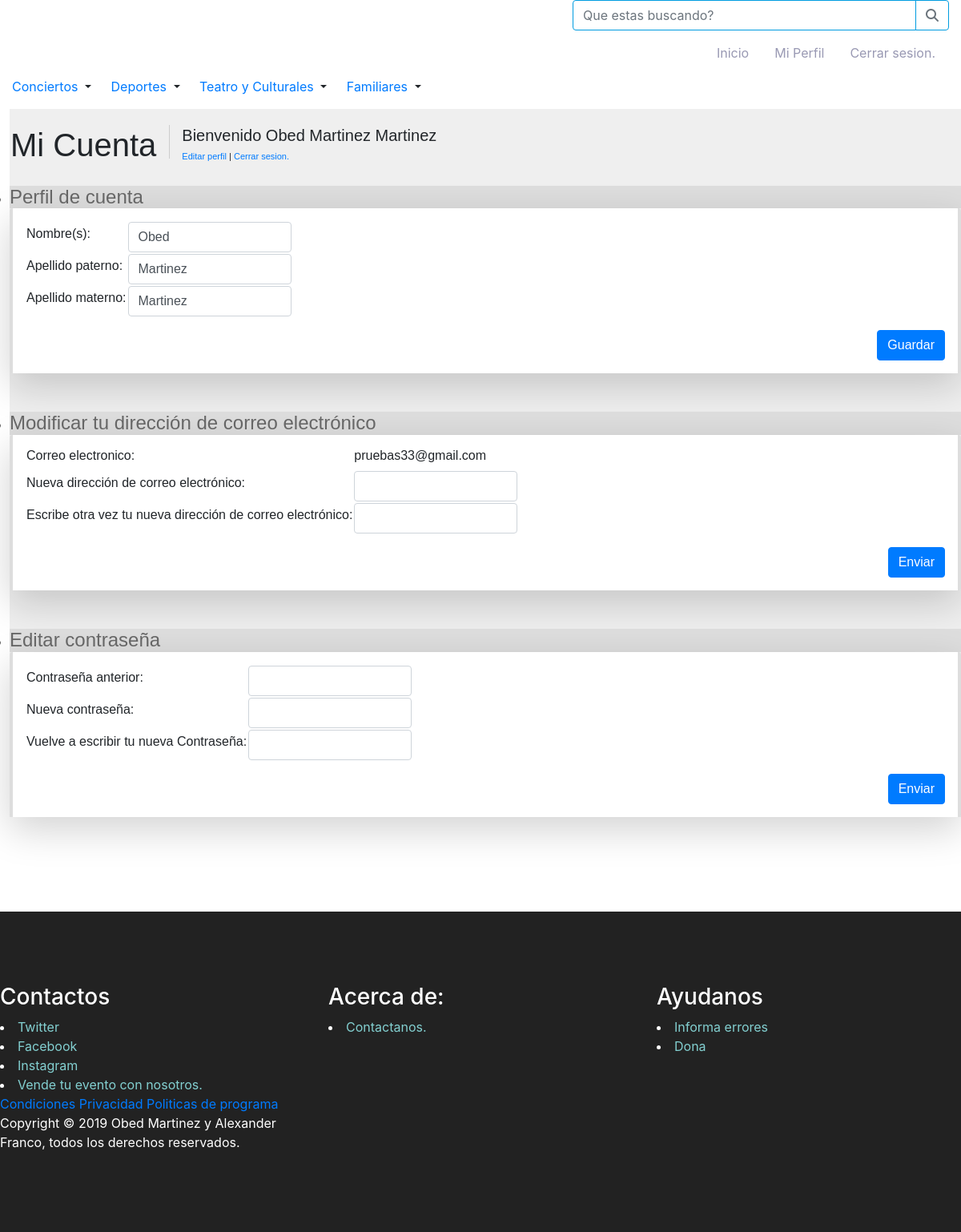
The app's page /Vistas/Perfiles/editarPerfil.php (signed in) with its own data.
### tables this page shows
CREATE TABLE `usuarios` (
  `id` int(11) NOT NULL,
  `nombre` varchar(50) NOT NULL,
  `apPaterno` varchar(50) DEFAULT NULL,
  `apMaterno` varchar(50) DEFAULT NULL,
  `correo` varchar(100) NOT NULL,
  `password` varchar(255) NOT NULL,
  `rol` int(11) NOT NULL COMMENT '0-Admin/1-Usuario/2-Vendedor'
);

### Vistas/Perfiles/editarPerfil.php (the view, shortened to what this page needs)
<html>
<?php
if (isset($_SESSION["usuario"])){
require_once($_SERVER["DOCUMENT_ROOT"] . '/Plantillas/head.php');
?>
<body>
<?php
require_once($_SERVER["DOCUMENT_ROOT"] . '/Plantillas/header.php');
?>
<div class="contenido">
    <?php
    require_once($_SERVER["DOCUMENT_ROOT"] . '/Phps/dbConfig.php');
    $id = $_SESSION["usuario"];
    $sqlu = "select nombre,apMaterno,apPaterno,correo from usuarios WHERE id='$id'";
    $usuario = $mysqli->query($sqlu);
    $nombre = "";
    $apPat = "";
    $apMat = "";
    $correo = "";
    foreach ($usuario as $rowsita) {
        $nombre = $rowsita["nombre"];
        $apPat = $rowsita["apPaterno"];
        $apMat = $rowsita["apMaterno"];
        $correo = $rowsita["correo"];
        ?>
        <table class="tablitainfo">
            <tr class="titulito">
                <td><h1 class="tituloPerfiles">Mi Cuenta</h1></td>
                <td class="separador">
                    <h5>
                        Bienvenido <?php echo $rowsita["nombre"] . " " . $rowsita["apMaterno"] . " " . $rowsita["apPaterno"]; ?>
                    </h5>
                    <a href="/Vistas/Perfiles/editarPerfil.php">Editar perfil</a>
                    |
                    <a href="/Phps/Eventos/cerrarSesion.php">Cerrar sesion.</a>
                </td>
            </tr>
        </table>
        <?php
    }
    ?>
    <div class="menuEditar">
        <ul class="sinMargin">
            <li>
                <h4 class="sinMargin">Perfil de cuenta</h4>
            </li>
        </ul>
        <div class="tab-body shadow-lg p-3 mb-5 bg-white rounded">
            <form>
                <table>
                    <tr>
                        <td><label for="nombre">Nombre(s):</label></td>
                        <td><input class="form-control" id="nombre" value="<?php echo $nombre; ?>"></td>
                    </tr>
                    <tr>
                        <td><label for="apPat">Apellido paterno:</label></td>
                        <td><input class="form-control" id="apPat" value="<?php echo $apPat; ?>"></td>
                    </tr>
                    <tr>
                        <td><label for="apMat">Apellido materno:</label></td>
                        <td><input class="form-control" id="apMat" value="<?php echo $apMat; ?>"></td>
                    </tr>
                </table>
            </form>
            <div align="right">
                <button id="datosP" type="button" class="btn btn-primary" onclick="datosP()">Guardar</button>
            </div>
        </div>
    </div>
    <div class="menuEditar">
        <ul class="sinMargin">
            <li>
                <h4 class="sinMargin">Modificar tu dirección de correo electrónico</h4>
            </li>
        </ul>
        <div class="tab-body shadow-lg p-3 mb-5 bg-white rounded">
            <form>
                <table>
                    <tr>
                        <td><label>Correo electronico:</label></td>
                        <td><label id="correoE"><?php echo $correo; ?></td>
                    </tr>
                    <tr>
                        <td><label for="nEmail">Nueva dirección de correo electrónico:</label></td>
                        <td><input class="form-control" id="nEmail" type="email"></td>
                    </tr>
                    <tr>
                        <td><label for="rnEmail">Escribe otra vez tu nueva dirección de correo electrónico:</label></td>
                        <td><input class="form-control" id="rnEmail" type="email"></td>
                    </tr>
                </table>
            </form>
            <div align="right">
                <button id="correito" type="button" class="btn btn-primary" onclick="correo()">Enviar</button>
            </div>
        </div>
    </div>
    <div class="menuEditar">
        <ul class="sinMargin">
            <li>
                <h4 class="sinMargin">Editar contraseña</h4>
            </li>
        </ul>
        <div class="tab-body shadow-lg p-3 mb-5 bg-white rounded">
            <form>
                <table>
                    <tr>
                        <td><label for="contA">Contraseña anterior:</label></td>
                        <td><input class="form-control" id="contA" type="password"></td>
                    </tr>
                    <tr>
                        <td><label for="nPass">Nueva contraseña:</label></td>
                        <td><input class="form-control" id="nPass" type="password"></td>
                    </tr>
                    <tr>
                        <td><label for="rnPass">Vuelve a escribir tu nueva Contraseña:</label></td>
                        <td><input class="form-control" id="rnPass" type="password"></td>
                    </tr>
                </table>
            </form>
            <div align="right">
                <button id="pass" onclick="password()" type="button" class="btn btn-primary">Enviar</button>
            </div>
        </div>
    </div>
</div>
<?php
require_once($_SERVER["DOCUMENT_ROOT"] . '/Plantillas/footer.php');
?>
</body>
</html>
<?php
} else {
    header('location:/index.php');
}
?>

### Css/estilos.css (style rules this page uses)
.tituloPerfiles { float: left; height: 46px; }
.separador { float: left; border-left: 1px solid #ccc; margin-left: 15px; padding-left: 15px; font-size: 11px; height: 42px; }
.tablitainfo { margin-bottom: 20px; }
.contenido { margin-left: 1%; padding: 0; font-family: Helvetica, Arial, sans-serif; color: #666; background: #EFEFEF; font-size: 1em; line-height: 1.5em; padding-top: 20px; }
.menuEditar { padding: 0; margin-bottom: 15px; }
.menuEditar ul { padding-left: 0; line-height: normal; }
.menuEditar li { background-color: #ddd; }
.tab-body { border-color: #ddd; background-color: #fff; border-width: 0 4px; border-style: solid; }
.sinMargin { margin-bottom: 0 !important; }

### records on screen
usuarios: nombre "Obed", apMaterno "Martinez", apPaterno "Martinez", correo "pruebas33@gmail.com"
